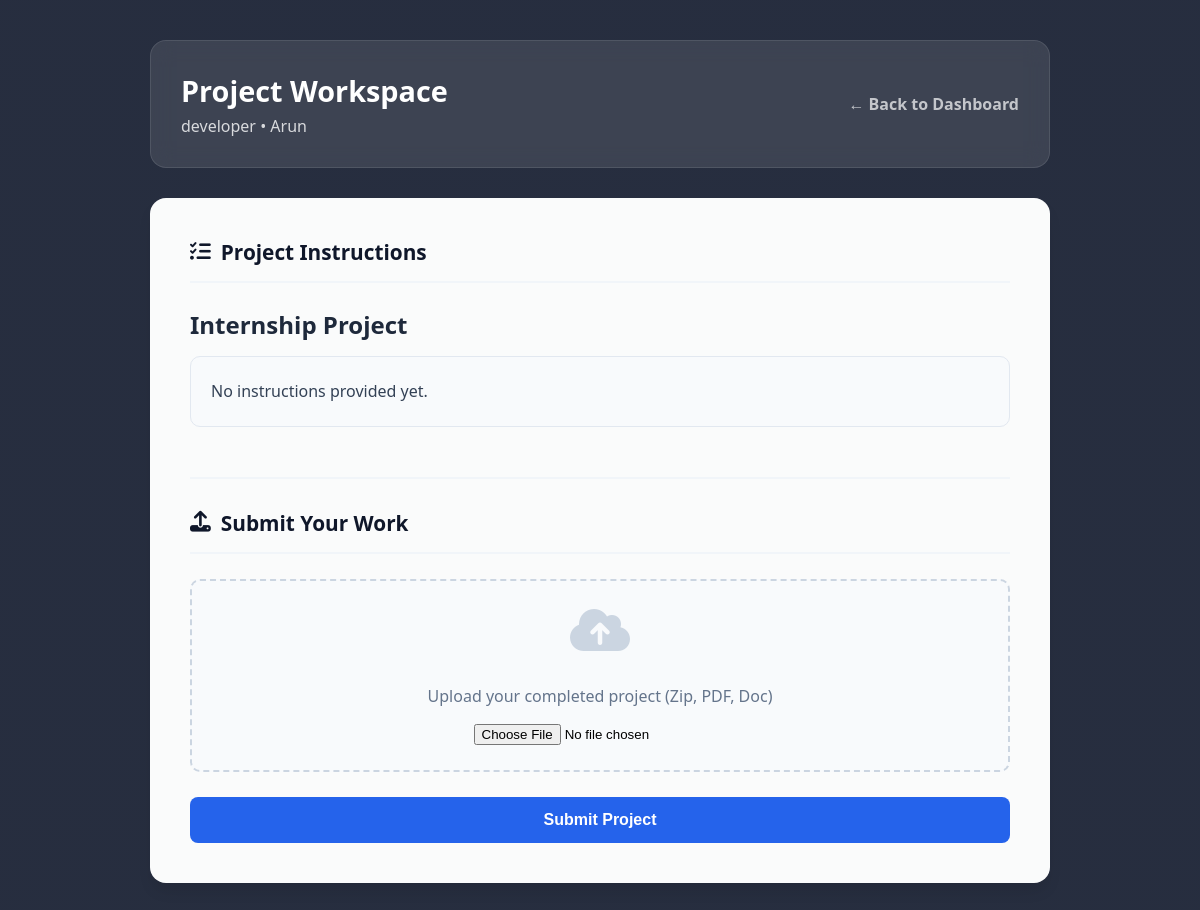
The page /project-workspace/2/ (signed in) on the database its author committed.
### myapp/models.py (models this page shows, shortened)
class Applications(models.Model):
    user = models.ForeignKey(Register, on_delete=models.CASCADE)
    internship = models.ForeignKey(Internship, on_delete=models.CASCADE, null=True)
    Address = models.CharField(max_length=200)
    TechnicalSkills = models.CharField(max_length=200)
    InternshipType = models.CharField(max_length=100)
    PreferredDuration = models.CharField(max_length=100)
    EarliestStartDate = models.DateField()
    CoverLetter = models.TextField()
    Status = models.CharField(max_length=100, default='pending')
    certificate = models.FileField(upload_to='certificates/', blank=True, null=True)
    rejection_reason = models.TextField(blank=True, null=True)
    interview_date = models.DateTimeField(null=True, blank=True)
    interview_link = models.URLField(null=True, blank=True)

class Internship(models.Model):
    company = models.ForeignKey(Employer, on_delete=models.CASCADE, null=True)
    positionTitle = models.CharField(max_length=100)
    positionDescription = models.TextField()
    department = models.CharField(max_length=100, choices=CATEGORY_CHOICES, default='Other') # Updated
    internshipType = models.CharField(max_length=100)
    startDate = models.DateField()
    duration = models.CharField(max_length=100)
    stipend = models.CharField(max_length=100)
    positionsAvailable = models.IntegerField(default=1)
    educationLevel = models.CharField(max_length=100)
    Skills = models.CharField(max_length=200)
    preferredSkills = models.CharField(max_length=200)
    applicationDeadline = models.DateField()
    howToApply = models.CharField(max_length=100)
    contactEmail = models.EmailField()
    contactPhone = models.CharField(max_length=20)
    status = models.CharField(max_length=20, default='Active') # 'Active' or 'Draft'

class Register(models.Model):
    name = models.CharField(max_length=100)
    last_name = models.CharField(max_length=100)
    email = models.EmailField(unique=True)
    password = models.CharField(max_length=100)
    university = models.CharField(max_length=100)
    major = models.CharField(max_length=100)
    phone = models.CharField(max_length=15, blank=True, null=True)
    location = models.CharField(max_length=100, blank=True, null=True)
    date_of_birth = models.DateField(blank=True, null=True)
    degree = models.CharField(max_length=100)
    graduation_year = models.CharField(max_length=100)
    GPA = models.CharField(max_length=100)
    Upload_Resume = models.FileField(upload_to='resumes/', blank=True, null=True)
    Bio = models.TextField(max_length=500)
    profile_picture = models.ImageField(upload_to='profile_pics/', null=True, blank=True)
    rights = models.CharField(max_length=100, default='User')

class ProjectAssignment(models.Model):
    application = models.OneToOneField(Applications, on_delete=models.CASCADE, related_name='project')
    title = models.CharField(max_length=200, default="Internship Project")
    description = models.TextField(blank=True, null=True)
    company_file = models.FileField(upload_to='project_docs/company/', blank=True, null=True)
    student_file = models.FileField(upload_to='project_docs/student/', blank=True, null=True)
    created_at = models.DateTimeField(auto_now_add=True)
    updated_at = models.DateTimeField(auto_now=True)

### myapp/views.py (the view, shortened to what this page needs)
# urls.py: path('project-workspace/<int:id>/', views.project_workspace, name='project_workspace'),
def project_workspace(request, id):
    if 'uid' not in request.session and 'cid' not in request.session:
        return redirect('login')
    app = get_object_or_404(Applications, id=id)
    project, created = ProjectAssignment.objects.get_or_create(application=app)
    user_role = 'student' if 'uid' in request.session else 'employer'
    return render(request, 'common/project_workspace.html', {'app': app, 'project': project, 'user_role': user_role})

### myapp/templates/common/project_workspace.html (shortened to what this page needs)
<!DOCTYPE html>
<html lang="en">
<head>
    <link rel="stylesheet" href="https://cdnjs.cloudflare.com/ajax/libs/font-awesome/6.4.0/css/all.min.css">
</head>
<body>
    <div class="container">
        <div class="header-card">
            <div>
                <h1>Project Workspace</h1>
                <p style="opacity:0.8; margin:5px 0 0;">{{ app.internship.positionTitle }} • {{ app.user.name }}</p>
            </div>
            <a href="javascript:history.back()" class="btn-back">&larr; Back to Dashboard</a>
        </div>
        <div class="glass-card">
            {% if user_role == 'employer' %}
            <form method="POST" enctype="multipart/form-data">
                {% csrf_token %}
                <div class="section-title"><i class="fas fa-bullhorn"></i> Assign Project & Resources</div>
                <label>Project Title</label>
                <input type="text" name="title" value="{{ project.title }}" placeholder="e.g. Build a Marketing Strategy" required>
                <label>Detailed Instructions / Classes</label>
                <textarea name="description" rows="6" placeholder="Describe the task steps, requirements, or paste video class links here..." required>{{ project.description|default:'' }}</textarea>
                <label>Upload Project Files (PDFs, Zip, Docs)</label>
                <div class="file-box">
                    <input type="file" name="company_file">
                    {% if project.company_file %}
                        <div style="margin-top:15px;">
                            <span style="color:#64748b;">Current File:</span>
                            <a href="{{ project.company_file.url }}" target="_blank" style="color:var(--accent); font-weight:bold;">{{ project.company_file.name }}</a>
                        </div>
                    {% endif %}
                </div>
                <button type="submit" class="btn btn-primary">Update Project & Send to Student</button>
            </form>
            <div style="margin-top: 50px; padding-top: 30px; border-top: 2px solid #f1f5f9;">
                <div class="section-title"><i class="fas fa-folder-open"></i> Student Submission</div>
                {% if project.student_file %}
                    <div class="status-box status-success">
                        <i class="fas fa-check-circle"></i> <strong>Success:</strong> The student has submitted their work.
                    </div>
                    <div style="margin-top: 20px;">
                        <a href="{{ project.student_file.url }}" class="download-link" download>
                            <i class="fas fa-download"></i> Download Student Work
                        </a>
                    </div>
                {% else %}
                    <div class="status-box status-waiting">
                        <i class="fas fa-clock"></i> Waiting for student to upload their work...
                    </div>
                {% endif %}
            </div>
            {% else %}
            <div>
                <div class="section-title"><i class="fas fa-tasks"></i> Project Instructions</div>
                <h3 style="margin-bottom:15px; color:#1e293b; font-size:1.5rem;">{{ project.title }}</h3>
                <div style="background:#f8fafc; padding:20px; border-radius:10px; border:1px solid #e2e8f0; line-height:1.8; color:#334155; white-space: pre-wrap;">{{ project.description|default:"No instructions provided yet." }}</div>
            </div>
            <div style="margin-top: 50px; padding-top: 30px; border-top: 2px solid #f1f5f9;">
                <div class="section-title"><i class="fas fa-upload"></i> Submit Your Work</div>
                <form method="POST" enctype="multipart/form-data">
                    <div class="file-box">
                        <i class="fas fa-cloud-upload-alt" style="font-size: 3rem; color: #cbd5e1; margin-bottom: 15px;"></i>
                        <p style="color:#64748b; margin-bottom:15px;">Upload your completed project (Zip, PDF, Doc)</p>
                        <input type="file" name="student_file" required>
                    </div>
                    <button type="submit" class="btn btn-primary">Submit Project</button>
                </form>
            </div>
            {% endif %}
        </div>
    </div>
</body>
</html>

### myapp/templates/common/project_workspace.html (style rules this page uses)
:root { --primary: #0f172a; --accent: #2563eb; --shadow: 0 10px 15px -3px rgba(0,0,0,0.1); }
body { background: linear-gradient(rgba(15, 23, 42, 0.9), rgba(15, 23, 42, 0.9)), url('https://images.unsplash.com/photo-1522071820081-009f0129c71c?ixlib=rb-1.2.1&auto=format&fit=crop&w=1600&q=80'); background-size: cover; background-attachment: fixed; font-family: 'Segoe UI', sans-serif; padding: 40px 20px; margin: 0; }
.container { max-width: 900px; margin: 0 auto; }
.header-card { background: rgba(255, 255, 255, 0.1); backdrop-filter: blur(10px); padding: 30px; border-radius: 16px; color: white; margin-bottom: 30px; border: 1px solid rgba(255,255,255,0.1); display: flex; justify-content: space-between; align-items: center; }
.header-card h1 { margin: 0; font-size: 1.8rem; }
.btn-back { color: rgba(255,255,255,0.7); text-decoration: none; font-weight: 600; transition: 0.3s; }
.glass-card { background: rgba(255, 255, 255, 0.98); border-radius: 16px; padding: 40px; box-shadow: var(--shadow); }
.section-title { color: var(--primary); border-bottom: 2px solid #f1f5f9; padding-bottom: 15px; margin-bottom: 25px; font-size: 1.3rem; font-weight: 800; display: flex; align-items: center; gap: 10px; }
.file-box { background: #f8fafc; border: 2px dashed #cbd5e1; padding: 25px; border-radius: 10px; text-align: center; margin-bottom: 25px; transition: 0.3s; }
.btn { padding: 14px 30px; border-radius: 8px; font-weight: bold; cursor: pointer; border: none; font-size: 1rem; transition: 0.3s; display: inline-block; text-decoration: none; }
.btn-primary { background: var(--accent); color: white; width: 100%; }

### rows shown on the page
Applications: internship.positionTitle "developer", user.name "Arun"
ProjectAssignment: title "Internship Project", description "No instructions provided yet."
